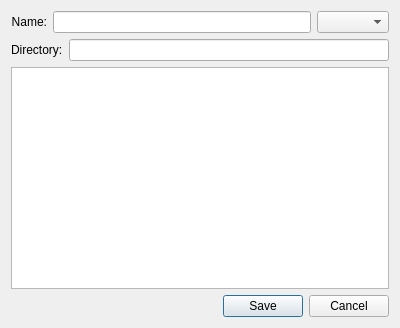
<?xml version="1.0" encoding="UTF-8"?>
<ui version="4.0">
 <class>SaveHistogramWidgetClass</class>
 <widget class="QDialog" name="SaveHistogramWidgetClass">
  <property name="geometry">
   <rect>
    <x>0</x>
    <y>0</y>
    <width>400</width>
    <height>328</height>
   </rect>
  </property>
  <property name="windowTitle">
   <string>Save Histogram</string>
  </property>
  <layout class="QVBoxLayout" name="verticalLayout">
   <item>
    <layout class="QHBoxLayout" name="horizontalLayout">
     <item>
      <widget class="QLabel" name="label">
       <property name="text">
        <string>&lt;font color='black'&gt;Name:&lt;/font&gt;</string>
       </property>
       <property name="alignment">
        <set>Qt::AlignRight|Qt::AlignTrailing|Qt::AlignVCenter</set>
       </property>
      </widget>
     </item>
     <item>
      <widget class="QLineEdit" name="nameLineEdit"/>
     </item>
     <item>
      <widget class="QComboBox" name="suffixComboBox"/>
     </item>
    </layout>
   </item>
   <item>
    <layout class="QHBoxLayout" name="horizontalLayout_2">
     <item>
      <widget class="QLabel" name="directoryLabel">
       <property name="text">
        <string>&lt;font color='black'&gt;Directory:&lt;/font&gt;</string>
       </property>
      </widget>
     </item>
     <item>
      <widget class="QLineEdit" name="directoryLineEdit"/>
     </item>
    </layout>
   </item>
   <item>
    <widget class="QTreeView" name="directoryTreeWidget"/>
   </item>
   <item>
    <layout class="QHBoxLayout" name="horizontalLayout_3">
     <item>
      <spacer name="horizontalSpacer">
       <property name="orientation">
        <enum>Qt::Horizontal</enum>
       </property>
       <property name="sizeHint" stdset="0">
        <size>
         <width>40</width>
         <height>20</height>
        </size>
       </property>
      </spacer>
     </item>
     <item>
      <widget class="QPushButton" name="saveButton">
       <property name="text">
        <string>Save</string>
       </property>
      </widget>
     </item>
     <item>
      <widget class="QPushButton" name="cancelButton">
       <property name="text">
        <string>Cancel</string>
       </property>
      </widget>
     </item>
    </layout>
   </item>
  </layout>
 </widget>
 <layoutdefault spacing="6" margin="11"/>
 <resources/>
 <connections/>
</ui>
